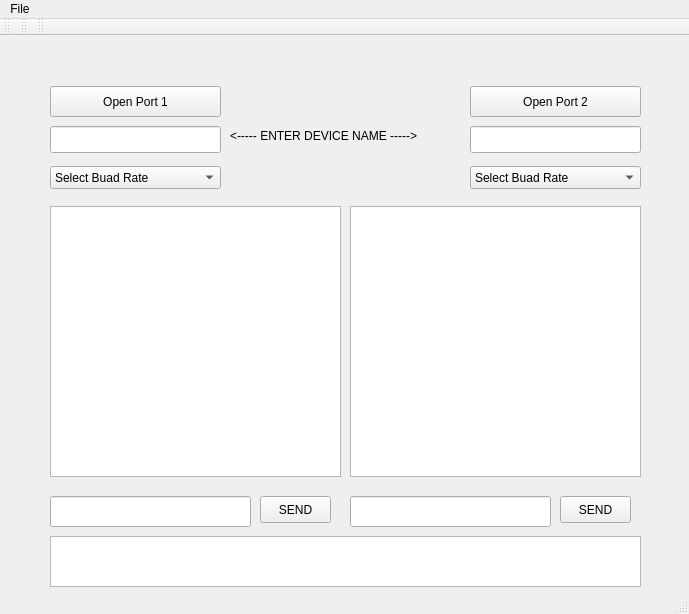
<?xml version="1.0" encoding="UTF-8"?>
<ui version="4.0">
 <class>MainWindow</class>
 <widget class="QMainWindow" name="MainWindow">
  <property name="geometry">
   <rect>
    <x>0</x>
    <y>0</y>
    <width>689</width>
    <height>614</height>
   </rect>
  </property>
  <property name="windowTitle">
   <string>MainWindow</string>
  </property>
  <property name="windowOpacity">
   <double>1.000000000000000</double>
  </property>
  <property name="styleSheet">
   <string notr="true">#MainForm {
background: gray;
}

#mainFrame {
border: 3px solid gray;
border-radius: 40px;
background: white;
}</string>
  </property>
  <widget class="QWidget" name="centralWidget">
   <widget class="QPushButton" name="PORT1">
    <property name="geometry">
     <rect>
      <x>50</x>
      <y>50</y>
      <width>171</width>
      <height>31</height>
     </rect>
    </property>
    <property name="styleSheet">
     <string notr="true"/>
    </property>
    <property name="text">
     <string>Open Port 1</string>
    </property>
   </widget>
   <widget class="QPushButton" name="PORT2">
    <property name="geometry">
     <rect>
      <x>470</x>
      <y>50</y>
      <width>171</width>
      <height>31</height>
     </rect>
    </property>
    <property name="styleSheet">
     <string notr="true"/>
    </property>
    <property name="text">
     <string>Open Port 2</string>
    </property>
   </widget>
   <widget class="QLineEdit" name="PORT1__DEIVICENUM_LINEEDIT">
    <property name="geometry">
     <rect>
      <x>50</x>
      <y>90</y>
      <width>171</width>
      <height>27</height>
     </rect>
    </property>
   </widget>
   <widget class="QLineEdit" name="PORT2__DEIVICENUM_LINEEDIT">
    <property name="geometry">
     <rect>
      <x>470</x>
      <y>90</y>
      <width>171</width>
      <height>27</height>
     </rect>
    </property>
   </widget>
   <widget class="QTextEdit" name="PORT1_TEXTEDIT">
    <property name="geometry">
     <rect>
      <x>50</x>
      <y>170</y>
      <width>291</width>
      <height>271</height>
     </rect>
    </property>
   </widget>
   <widget class="QTextEdit" name="PORT2_TEXTEDIT">
    <property name="geometry">
     <rect>
      <x>350</x>
      <y>170</y>
      <width>291</width>
      <height>271</height>
     </rect>
    </property>
   </widget>
   <widget class="QLineEdit" name="PORT1_SENDTEXT_LINEEDIT">
    <property name="geometry">
     <rect>
      <x>50</x>
      <y>460</y>
      <width>201</width>
      <height>31</height>
     </rect>
    </property>
   </widget>
   <widget class="QPushButton" name="PORT1_SEND">
    <property name="geometry">
     <rect>
      <x>260</x>
      <y>460</y>
      <width>71</width>
      <height>27</height>
     </rect>
    </property>
    <property name="styleSheet">
     <string notr="true"/>
    </property>
    <property name="text">
     <string>SEND</string>
    </property>
   </widget>
   <widget class="QLineEdit" name="PORT2_SENDTEXT_LINEEDIT">
    <property name="geometry">
     <rect>
      <x>350</x>
      <y>460</y>
      <width>201</width>
      <height>31</height>
     </rect>
    </property>
   </widget>
   <widget class="QPushButton" name="PORT2_SEND">
    <property name="geometry">
     <rect>
      <x>560</x>
      <y>460</y>
      <width>71</width>
      <height>27</height>
     </rect>
    </property>
    <property name="styleSheet">
     <string notr="true"/>
    </property>
    <property name="text">
     <string>SEND</string>
    </property>
   </widget>
   <widget class="QLabel" name="DEVICE_NAME_LABEL">
    <property name="geometry">
     <rect>
      <x>230</x>
      <y>90</y>
      <width>231</width>
      <height>20</height>
     </rect>
    </property>
    <property name="text">
     <string>&lt;-----   ENTER DEVICE NAME    -----&gt;</string>
    </property>
   </widget>
   <widget class="QComboBox" name="BUAD_RATE_SELECTOR_1">
    <property name="geometry">
     <rect>
      <x>50</x>
      <y>130</y>
      <width>171</width>
      <height>23</height>
     </rect>
    </property>
    <property name="styleSheet">
     <string notr="true"/>
    </property>
    <property name="editable">
     <bool>false</bool>
    </property>
    <item>
     <property name="text">
      <string>Select Buad Rate</string>
     </property>
    </item>
    <item>
     <property name="text">
      <string>4800</string>
     </property>
    </item>
    <item>
     <property name="text">
      <string>9600</string>
     </property>
    </item>
    <item>
     <property name="text">
      <string>14400</string>
     </property>
    </item>
    <item>
     <property name="text">
      <string>19200</string>
     </property>
    </item>
    <item>
     <property name="text">
      <string>28800</string>
     </property>
    </item>
    <item>
     <property name="text">
      <string>38400</string>
     </property>
    </item>
    <item>
     <property name="text">
      <string>56000</string>
     </property>
    </item>
    <item>
     <property name="text">
      <string>57600</string>
     </property>
    </item>
    <item>
     <property name="text">
      <string>115200</string>
     </property>
    </item>
   </widget>
   <widget class="QComboBox" name="BUAD_RATE_SELECTER_2">
    <property name="geometry">
     <rect>
      <x>470</x>
      <y>130</y>
      <width>171</width>
      <height>23</height>
     </rect>
    </property>
    <property name="styleSheet">
     <string notr="true"/>
    </property>
    <item>
     <property name="text">
      <string>Select Buad Rate</string>
     </property>
    </item>
    <item>
     <property name="text">
      <string>4800</string>
     </property>
    </item>
    <item>
     <property name="text">
      <string>9600</string>
     </property>
    </item>
    <item>
     <property name="text">
      <string>14400</string>
     </property>
    </item>
    <item>
     <property name="text">
      <string>19200</string>
     </property>
    </item>
    <item>
     <property name="text">
      <string>28800</string>
     </property>
    </item>
    <item>
     <property name="text">
      <string>38400</string>
     </property>
    </item>
    <item>
     <property name="text">
      <string>56000</string>
     </property>
    </item>
    <item>
     <property name="text">
      <string>57600</string>
     </property>
    </item>
    <item>
     <property name="text">
      <string>115200</string>
     </property>
    </item>
   </widget>
   <widget class="QTextEdit" name="COMMAND_EDIT">
    <property name="geometry">
     <rect>
      <x>50</x>
      <y>500</y>
      <width>591</width>
      <height>51</height>
     </rect>
    </property>
   </widget>
  </widget>
  <widget class="QMenuBar" name="menuBar">
   <property name="geometry">
    <rect>
     <x>0</x>
     <y>0</y>
     <width>689</width>
     <height>20</height>
    </rect>
   </property>
   <widget class="QMenu" name="menuFile">
    <property name="title">
     <string>File</string>
    </property>
    <addaction name="separator"/>
    <addaction name="actionClose_2"/>
   </widget>
   <addaction name="menuFile"/>
  </widget>
  <widget class="QToolBar" name="mainToolBar">
   <attribute name="toolBarArea">
    <enum>TopToolBarArea</enum>
   </attribute>
   <attribute name="toolBarBreak">
    <bool>false</bool>
   </attribute>
  </widget>
  <widget class="QStatusBar" name="statusBar"/>
  <widget class="QToolBar" name="toolBar">
   <property name="windowTitle">
    <string>toolBar</string>
   </property>
   <attribute name="toolBarArea">
    <enum>TopToolBarArea</enum>
   </attribute>
   <attribute name="toolBarBreak">
    <bool>false</bool>
   </attribute>
  </widget>
  <widget class="QToolBar" name="toolBar_2">
   <property name="windowTitle">
    <string>toolBar_2</string>
   </property>
   <attribute name="toolBarArea">
    <enum>TopToolBarArea</enum>
   </attribute>
   <attribute name="toolBarBreak">
    <bool>false</bool>
   </attribute>
  </widget>
  <action name="actionClose_2">
   <property name="text">
    <string>Close</string>
   </property>
  </action>
 </widget>
 <layoutdefault spacing="6" margin="11"/>
 <resources/>
 <connections/>
</ui>
